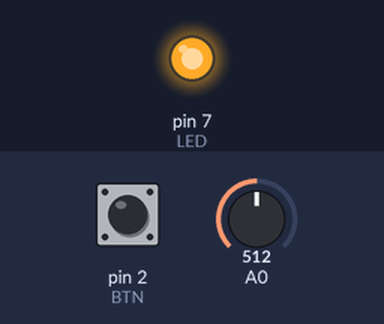
A sketch run on a simulated Arduino Uno, built with avr-gcc and run on an emulated ATmega328P. On the bench: output pins drawn as LEDs (lit = HIGH). Inputs (shaded band) come from the test bench; at power-on: A0 = 512, pin 2 (BTN) HIGH.

Above: at 1.8 s.
1.9 s: A0 set to 0
3.6 s: A0 set to 122
At 3.9 s:
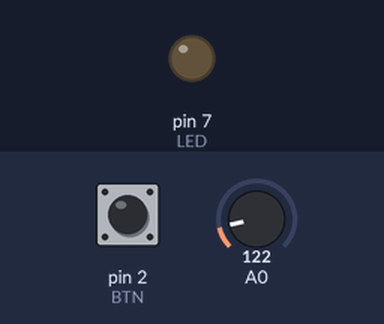
Timing chart, 0 to 16.6 s (numbered marks = the images above; inputs shaded):
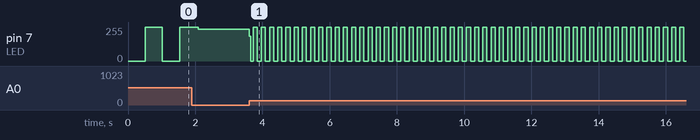

The sketch:

PULSING_LED_ADJ_RES.ino
```cpp
int led_delay;
int adj_res_val;
#define BTN 2
#define LED 7
void setup() {
 Serial.begin(9600);
 pinMode(LED, OUTPUT);
 pinMode(BTN, INPUT_PULLUP);
}

void loop() {
    adj_res_val = analogRead(0);
if (digitalRead(BTN) == 0) {
  Serial.println(String(adj_res_val));
  }
  blinkLed(adj_res_val);
}

void blinkLed(int led_delay_int) {
  digitalWrite(LED, LOW);
  delay(led_delay_int);
  digitalWrite(LED, HIGH);
  delay(led_delay_int);
  }
```

Measured:
- after the input at 3.6 s, pin 7 (LED): 240/255 → 187/255 at once, then moves between 0/255 and 255/255, repeating every 0.24 s
